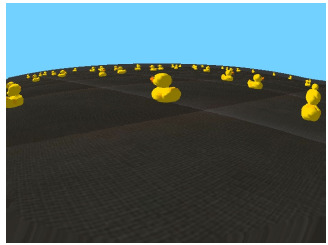
#> input picture braitenberg/assets/samples/duckies_simulation/duckie_sim_01.jpg, 328 x 245 px; its folder holds only this picture in this run
$ jupyter execute create_mask_oli.ipynb
#> lines starting #> are read from the running program, lines starting #| are printed output that depends on the picture
[cell 1]
# import pylab as plt
import sys
import matplotlib.pyplot as plt
import numpy as np
import glob
import random
from PIL import Image
np.set_printoptions(threshold=sys.maxsize)
# np.set_printoptions(threshold=np.inf)
from matplotlib.path import Path

def get_symmetry(P, W):
#> called with W = 640
    Q = []
    for (x,y) in P:
        Q.append((x,W-y))
    return Q

height, width = 480,640
# height, width = 14,20

x, y = np.mgrid[:height, :width]
coors=np.hstack((x.reshape(-1, 1), y.reshape(-1,1)))

# Zone 1: band on left hand side
p1 = [  (1.0*height, 0.*width),
        (0.5*height, 0.*width),
        (0.35*height, 0.25*width),
        (0.35*height, 0.5*width),
        (0.7*height, 0.5*width),
        (0.7*height, 0.26*width),
        (1.*height, 0.02*width)] # start bottom-left corner, going CW
mask1 = Path(p1).contains_points(coors) * 1
# Zone2: symmetric to zone1
p2 = get_symmetry(p1, width)
mask2 = Path(p2).contains_points(coors) * -1

# Zone 3: band on left hand side
p3 = [(1.*height, 0.02*width), (1.*height, 0.5*width), (0.7*height, 0.5*width), (0.7*height, 0.27*width)] # going CCW
mask3 = Path(p3).contains_points(coors) * 1
# Zone4: symmetric to zone3
p4 = get_symmetry(p3, width)
mask4 = Path(p4).contains_points(coors) * -1

mask_Left = mask1 + mask2 + mask3 + mask4
mask_Right = - mask1 - mask2 - mask3 - mask4

# Read image
dirname = '../../assets/samples/duckies_simulation'
images = glob.glob(f'{dirname}/*.jpg')
print(f"Found {len(images)} images.")
im = random.choice(images)
print(f"Image: {im}")
I = Image.open(im).convert('RGBA').resize((width,height))
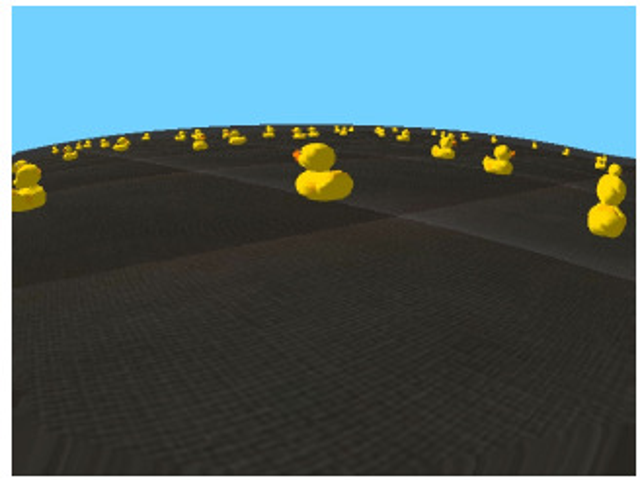
#> I: PIL image 640x480 RGBA; mean R, G, B, A 76.9, 99.8, 104, 255

# Create blended mask+image
mymask = mask_Left.astype(int).copy().reshape(height, width)
mymask[mymask != 0] = 1
M = Image.fromarray(np.uint8(mymask*255)).convert('RGBA')
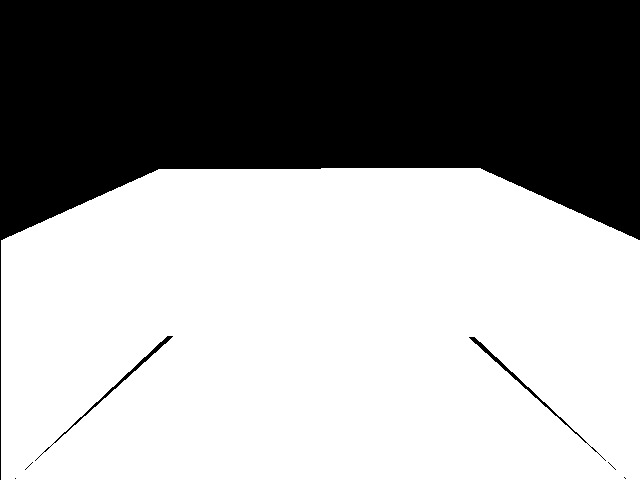
#> M: PIL image 640x480 RGBA; mean R, G, B, A 154.9, 154.9, 154.9, 255
B = Image.blend(I, M, alpha=.2)
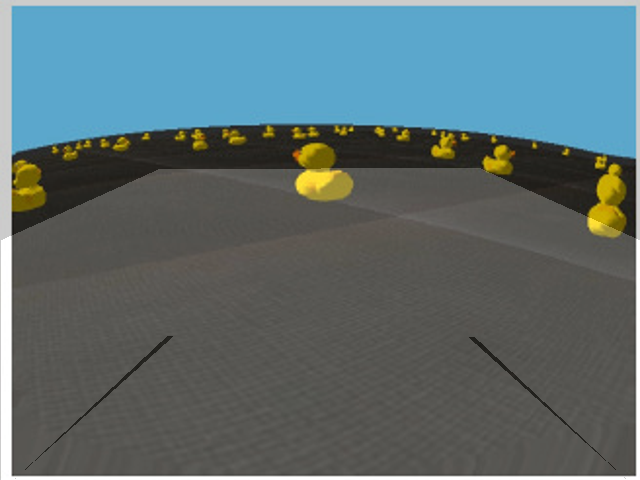
#> B: PIL image 640x480 RGBA; mean R, G, B, A 92.2, 110.5, 113.9, 255

fig, (ax1,ax2,ax3) = plt.subplots(1,3,figsize=(20,8))
ax1.imshow(mask_Left.reshape(height, width), aspect = 1)
ax2.imshow(mask_Right.reshape(height, width), aspect = 1)
ax3.imshow(B, aspect = 1)
plt.show()
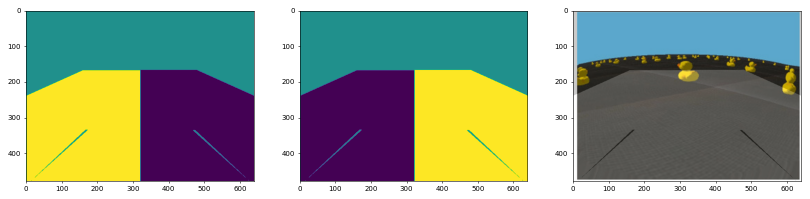
#> figure drawn by matplotlib, 3 panels

$ run again, on braitenberg/assets/samples/duckies_simulation/duckie_sim_05.jpg
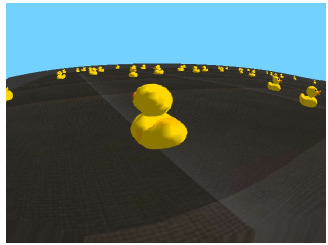
#> input picture braitenberg/assets/samples/duckies_simulation/duckie_sim_05.jpg, 328 x 245 px
#> `B = Image.blend(I, M, alpha=.2)`:
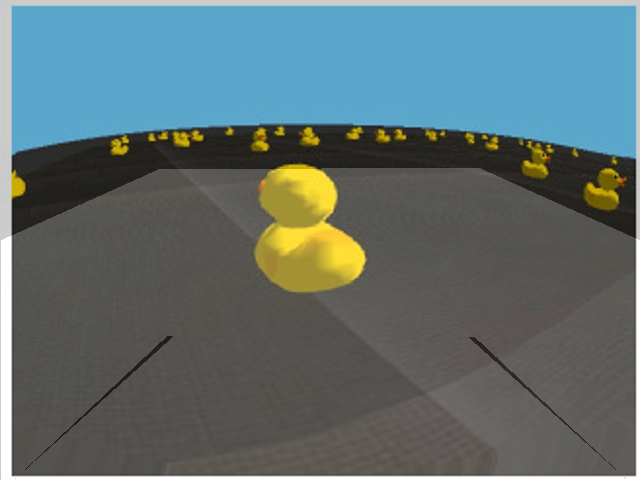
#> B: PIL image 640x480 RGBA; mean R, G, B, A 95.3, 112.5, 113.9, 255
#> `plt.show()`:
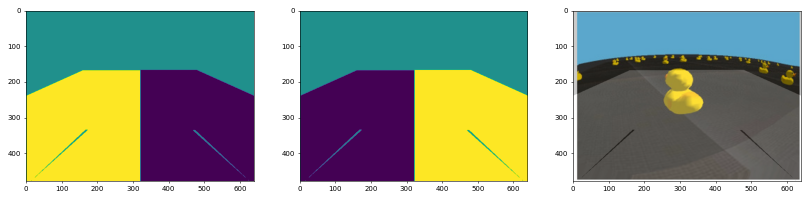
#> figure drawn by matplotlib, 3 panels

$ run again, on braitenberg/assets/samples/duckies_simulation/duckie_sim_06.jpg
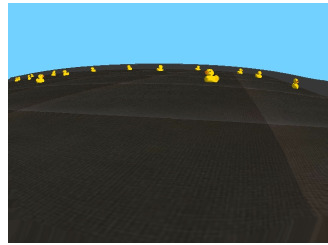
#> input picture braitenberg/assets/samples/duckies_simulation/duckie_sim_06.jpg, 328 x 245 px
#> `B = Image.blend(I, M, alpha=.2)`:
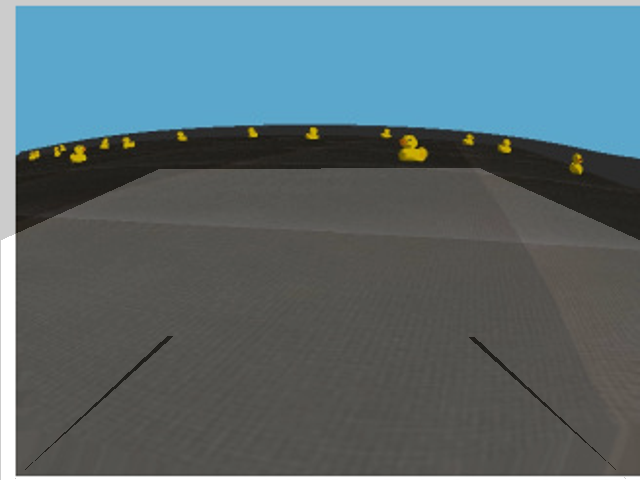
#> B: PIL image 640x480 RGBA; mean R, G, B, A 88.5, 107.3, 113.3, 255
#> `plt.show()`:
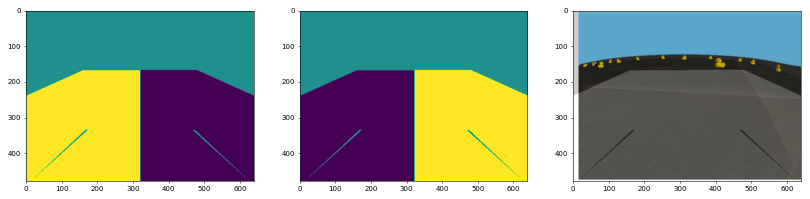
#> figure drawn by matplotlib, 3 panels

$ run again, on braitenberg/assets/samples/duckies_simulation/duckie_sim_07.jpg
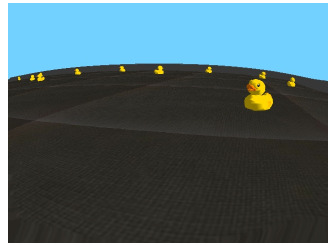
#> input picture braitenberg/assets/samples/duckies_simulation/duckie_sim_07.jpg, 328 x 245 px
#> `B = Image.blend(I, M, alpha=.2)`:
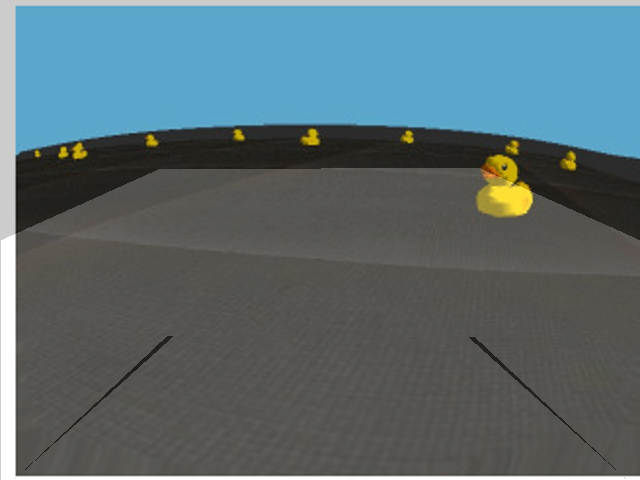
#> B: PIL image 640x480 RGBA; mean R, G, B, A 89.9, 108.6, 114, 255
#> `plt.show()`:
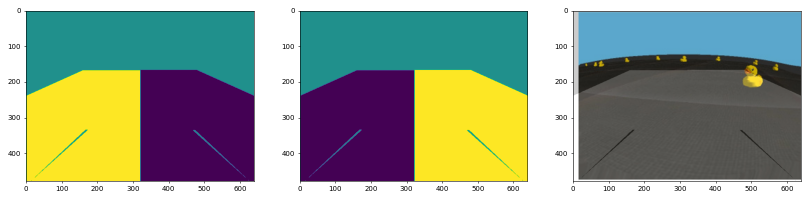
#> figure drawn by matplotlib, 3 panels

$ run again, on braitenberg/assets/samples/duckies_simulation/duckie_sim_02.jpg
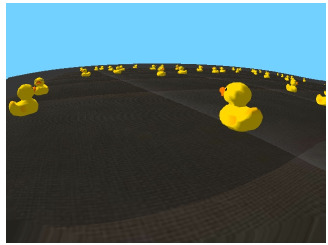
#> input picture braitenberg/assets/samples/duckies_simulation/duckie_sim_02.jpg, 328 x 245 px
#> `plt.show()`:
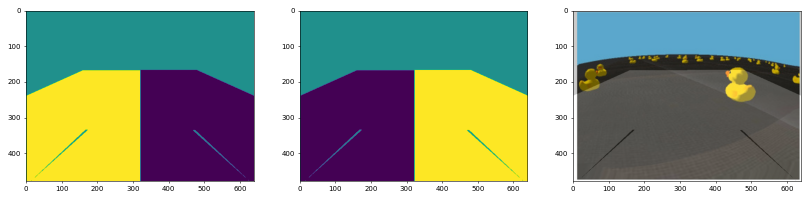
#> figure drawn by matplotlib, 3 panels
